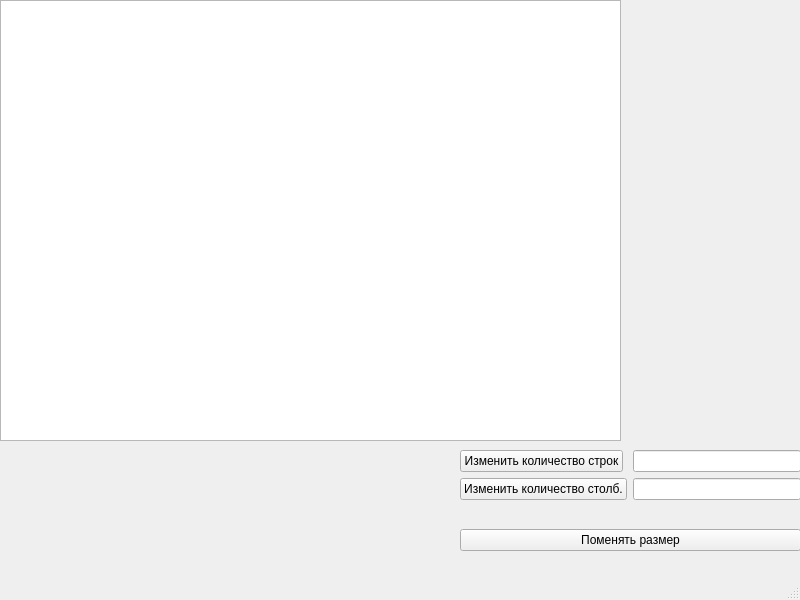
<?xml version="1.0" encoding="UTF-8"?>
<ui version="4.0">
 <class>MainWindow</class>
 <widget class="QMainWindow" name="MainWindow">
  <property name="geometry">
   <rect>
    <x>0</x>
    <y>0</y>
    <width>800</width>
    <height>600</height>
   </rect>
  </property>
  <property name="windowTitle">
   <string>MainWindow</string>
  </property>
  <widget class="QWidget" name="centralwidget">
   <widget class="QTableView" name="tableView">
    <property name="geometry">
     <rect>
      <x>0</x>
      <y>0</y>
      <width>621</width>
      <height>441</height>
     </rect>
    </property>
   </widget>
   <widget class="QWidget" name="">
    <property name="geometry">
     <rect>
      <x>460</x>
      <y>450</y>
      <width>341</width>
      <height>101</height>
     </rect>
    </property>
    <layout class="QVBoxLayout" name="verticalLayout">
     <item>
      <layout class="QFormLayout" name="formLayout">
       <item row="0" column="0">
        <widget class="QPushButton" name="pushButton">
         <property name="text">
          <string>Изменить количество строк</string>
         </property>
        </widget>
       </item>
       <item row="0" column="1">
        <widget class="QLineEdit" name="lineEdit"/>
       </item>
       <item row="1" column="0">
        <widget class="QPushButton" name="pushButton_2">
         <property name="text">
          <string>Изменить количество столб.</string>
         </property>
        </widget>
       </item>
       <item row="1" column="1">
        <widget class="QLineEdit" name="lineEdit_2"/>
       </item>
      </layout>
     </item>
     <item>
      <widget class="QPushButton" name="pushButton_5">
       <property name="text">
        <string>Поменять размер</string>
       </property>
      </widget>
     </item>
    </layout>
   </widget>
  </widget>
  <widget class="QMenuBar" name="menubar">
   <property name="geometry">
    <rect>
     <x>0</x>
     <y>0</y>
     <width>800</width>
     <height>24</height>
    </rect>
   </property>
  </widget>
  <widget class="QStatusBar" name="statusbar"/>
 </widget>
 <resources/>
 <connections/>
</ui>
